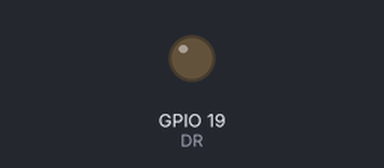
A sketch run on a simulated ESP32. Parts: output pins drawn as LEDs (lit = HIGH).

Above: at 1.2 s.
At 4.72 s:
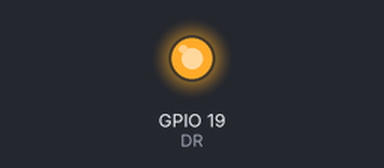
Timing chart, 0 to 5.3 s (numbered marks = the images above):
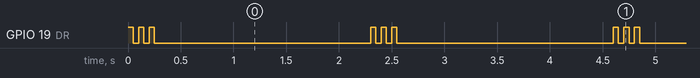

Measured:
- by itself, GPIO 19 (DR): repeats every 2.3 s: 2 × (LOW 0.05 s, HIGH 0.05 s), LOW 2.1 s, HIGH 0.05 s

The sketch:

D01_rafagas.ino
```cpp
//------------------------------------------------------------
// Programa:    .ino (ESP32 + BIOS Shield)
// Autor: Gabriel Bravo Eguren T31A (13-01-2025)
// Descripción: genera en el led rojo de la Shield de
//              forma ininterrumpida, tres parpadeos de
//              50ms seguidas de un retardo de 2seg
//------------------------------------------------------------

#define DR 19

void setup()
{
  pinMode(DR, OUTPUT);

}

void loop()
{
  digitalWrite(DR, HIGH);
  delay(50);
  digitalWrite(DR, LOW);
  delay(50);

  digitalWrite(DR, HIGH);
  delay(50);
  digitalWrite(DR, LOW);
  delay(50);

  digitalWrite(DR, HIGH);
  delay(50);
  digitalWrite(DR, LOW);
  delay(50);

  delay(2000);

}
```
